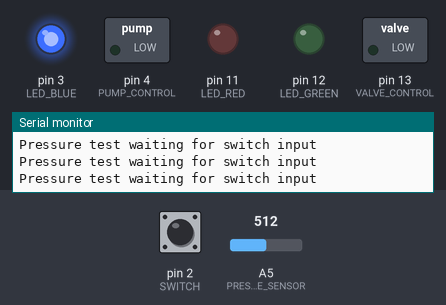
A sketch run on a simulated Arduino Uno, built with avr-gcc and run on an emulated ATmega328P. On the bench: switched loads named in the sketch (green lamp = pin HIGH), output pins drawn as LEDs (lit = HIGH), the last lines printed to the serial monitor. The inputs (shaded band) are chosen by the test bench; at power-on: pin 2 (SWITCH) HIGH, A5 (PRESSURE_SENSOR) = 512.

Above: at 2.8 s.
2.9 s: pin 2 (SWITCH) pulled LOW for 1.2 s
At 5.6 s:
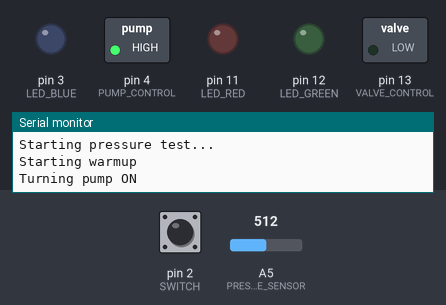
8.2 s: A5 (PRESSURE_SENSOR) set to 215
11.5 s: A5 (PRESSURE_SENSOR) set to 240
At 13.3 s:
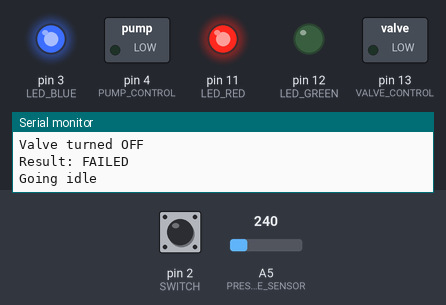
15.6 s: pin 2 (SWITCH) pulled LOW for 3.2 s
At 22.8 s:
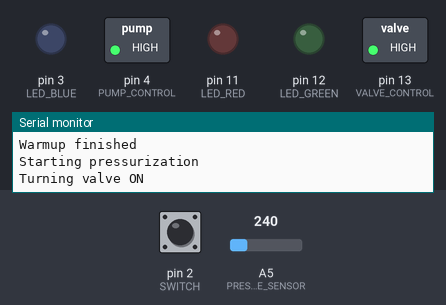
Timing chart, 0 to 23.9 s (numbered marks = the images above; inputs shaded):
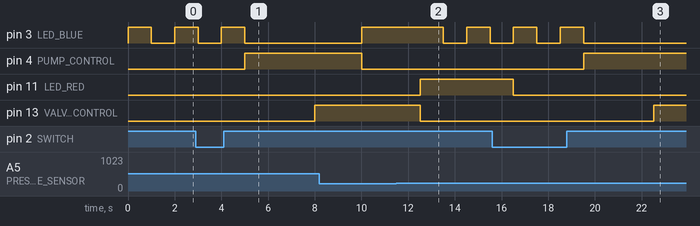

Measured:
- after the input at 2.9 s, pin 3 (LED_BLUE): goes on until 5.0 s, then stays LOW; pin 4 (PUMP_CONTROL): LOW → HIGH after 2.1 s; pin 13 (VALVE_CONTROL): LOW → HIGH after 5.1 s
- after the input at 11.5 s, pin 3 (LED_BLUE): HIGH → LOW after 2.0 s, → HIGH 1.0 s later, → LOW 1.0 s later; pin 11 (LED_RED): LOW → HIGH after 1.0 s; pin 13 (VALVE_CONTROL): HIGH → LOW after 1.0 s
- after the input at 15.6 s, pin 3 (LED_BLUE): goes on until 19.5 s, then stays LOW; pin 4 (PUMP_CONTROL): LOW → HIGH after 3.9 s; pin 11 (LED_RED): HIGH → LOW after 0.91 s; pin 13 (VALVE_CONTROL): LOW → HIGH after 6.9 s

The sketch:

pressure_test.ino
```cpp
#include <Arduino.h>

// Pins
#define PRESSURE_SENSOR A5
#define PUMP_CONTROL    4
#define VALVE_CONTROL   13 // LED_BULTIN
#define SWITCH          2
#define LED_RED         11
#define LED_GREEN       12
#define LED_BLUE        3

// Analog reading for target pressure
#define TARGET_PRESSURE 225 // 1.1V
#define INITIAL_PRESSURE_LIMIT 41 // 0.2V

// = 3.7/5.0 * 1024 (10-bit)          lowest pressure 1.54
//#define TARGET_PRESSURE 307.2   //758 is 3.7,      700 is 3.4179,        675.84 is 3.3,      630 is 3.0v
//#define TARGET_PRESSURE_MIN 100   //630 is 3.0,     550 is 2.68       409.6 is 2.00v    512 is 2.5v   225.28 is 2.1v    307.2 is 1.5v

// Cycle times in milliseconds
#define WARMUP_TIME     3000 // 3s
#define PRESSURIZE_TIME 2000 // 2s
#define TEST_TIME       20000 // 20s

// State variables
bool test_failed = false;
bool test_reset = false;
unsigned long start_time = 0; // used for timing in all states
int test_initial_pressure = 0;

enum state_value {
  IDLE,
  WARMUP,
  PRESSURIZE,
  TEST,
};
enum state_value state = IDLE;

void setup() {
  Serial.begin(115200);
  pinMode(SWITCH, INPUT_PULLUP);
  pinMode(LED_RED, OUTPUT);
  pinMode(LED_GREEN, OUTPUT);
  pinMode(LED_BLUE, OUTPUT);
  pinMode(PUMP_CONTROL, OUTPUT);
  pinMode(VALVE_CONTROL, OUTPUT);

  // Reset LEDs
  digitalWrite(LED_RED, LOW);
  digitalWrite(LED_GREEN, LOW);

  // Entry point - start the idle state
  start_idle();
}

void loop() {
  // Run tick functions appropriate to the current state value
  if (state == IDLE) {
    tick_idle();
  }
  else if (state == WARMUP) {
    tick_warmup();
  }
  else if (state == PRESSURIZE) {
    tick_pressurize();
  }
  else if (state == TEST) {
    tick_test();
  }

  // Wait
  delay(1000);
}

/// Reset values of state variables
void reset_state() {
  state = IDLE;
  test_reset = false;
  start_time = 0;
  test_failed = false;
}

void start_idle() {
  Serial.println("Going idle");

  reset_state();

  // Update state
  state = IDLE;
}

void start_warmup() {
  start_time = millis();

  // Serial print
  Serial.println("Starting warmup");

  // Reset LEDs
  //digitalWrite(LED_RED, LOW);
  //digitalWrite(LED_GREEN, LOW);

  // Start Pumps
  Serial.println("Turning pump ON");
  digitalWrite(PUMP_CONTROL, HIGH);

  // Update state
  state = WARMUP;
}

void start_pressurize() {
  start_time = millis();

  Serial.println("Starting pressurization");

  // Turn on the valve
  Serial.println("Turning valve ON");
  digitalWrite(VALVE_CONTROL, HIGH);

  // Update state
  state = PRESSURIZE;
}

void start_test() {
  start_time = millis();

  // Turn on the LED
  digitalWrite(LED_BLUE, HIGH);

  // Turn OFF Pumps
  digitalWrite(PUMP_CONTROL, LOW);

  // Short delay to allow pump to turn off
  delay(1000);

  // Read and print the initial pressure
  int raw = analogRead(PRESSURE_SENSOR);
  Serial.print("Test initial pressure is: ");
  Serial.println(((float) raw / 1024.0) * 5.0);

  // Update state
  test_initial_pressure = raw;

  // Update state
  state = TEST;
}

void end_warmup() {
  Serial.println("Warmup finished");
  start_pressurize();
}

void end_pressurize() {
  Serial.println("Pressurization finished, Now starting count");

  // Read and print the pressure reached
  int raw = analogRead(PRESSURE_SENSOR);
  Serial.print("Pressure is: ");
  Serial.println(((float) raw / 1024.0) * 5.0);

  start_test();
}

void end_test() {
  Serial.println("Test finished");

  // Turn off the pump
  Serial.println("Turning pump OFF");
  digitalWrite(PUMP_CONTROL, LOW);

  delay(500);

  // Turn valve
  digitalWrite(VALVE_CONTROL, LOW);
  Serial.println("Valve turned OFF");

  // Print result
  Serial.print("Result: ");
  if (test_failed) {
    Serial.println("FAILED");
    digitalWrite(LED_GREEN, LOW);
    digitalWrite(LED_RED, HIGH);
  } else {
    Serial.println("PASSED");
    digitalWrite(LED_GREEN, HIGH);
    digitalWrite(LED_RED, LOW);
  }

  start_idle();
}

void tick_idle() {
  // Flash the LED
  digitalWrite(LED_BLUE, !digitalRead(LED_BLUE));

  // Test to see if the switch has been switched again to low, otherwise the
  // test would continually run while the switch was switched high
  if (digitalRead(SWITCH) == LOW) {
    Serial.println("Now ready to start test");
    test_reset = true;

    // Reset LEDs
    digitalWrite(LED_RED, LOW);
    digitalWrite(LED_GREEN, LOW);
  }

  // Check to see if the switch is activated, and test has been reset
  // If so, we start the test
  else if (test_reset && digitalRead(SWITCH) == HIGH) {
    Serial.println("Starting pressure test...");
    start_warmup();
  }

  // Test is not running, and we have no switch input
  // Print a message every second
  else {
    Serial.println("Pressure test waiting for switch input");
  }
}

void tick_warmup() {
    if (millis() - start_time >= WARMUP_TIME) {
      end_warmup();
    }
}

void tick_pressurize() {
    if (millis() - start_time >= PRESSURIZE_TIME) {
      end_pressurize();
    }
}

void tick_test() {
  // Get pressure reading
  int raw = analogRead(PRESSURE_SENSOR);

  Serial.print("Current pressure (voltage): ");
  Serial.println(((float) raw / 1024.0) * 5.0);

  // If we are outside the minimum pressure, end the test
  if (raw >= TARGET_PRESSURE) {
    Serial.println("Test failed due to minimum pressure requirement");
    test_failed = true;
    end_test();
    return;

/*    if (raw <= TARGET_PRESSURE) {
      test_failed =
    }*/
  }

  // Check for within minium threshold of initial test pressure value
  if (abs(raw - test_initial_pressure) > INITIAL_PRESSURE_LIMIT) {
    Serial.println("Test failed due to divergence from initial test pressure");
    test_failed = true;
    end_test();
    return;
  }

  Serial.print ("Time since start: ");
  Serial.println((millis() - start_time) / 1000);

  // Test end condition (time elapsed)
  if (millis() - start_time >= TEST_TIME) {
    end_test();
  }

}
```
